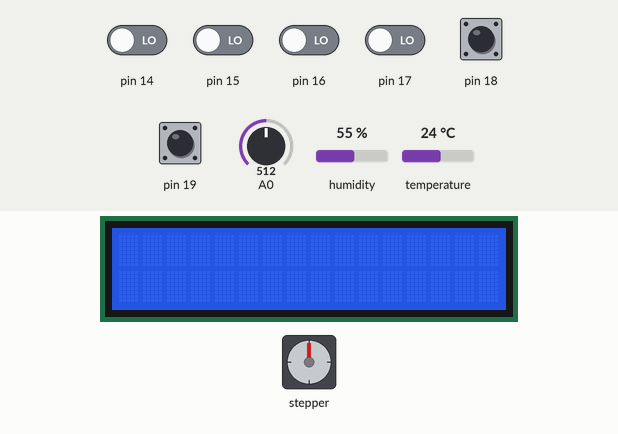
Recording of a sketch running on a simulated Arduino Uno, built with avr-gcc and run on an emulated ATmega328P. Shown: 16×2 character LCD, stepper motor. The test bench sets the inputs (shaded band); at power-on: pin 18, pin 19 HIGH, pin 14–17 LOW, A0 = 512, humidity 55 %, temperature 24 °C. The local clock reads 2024-03-15 10:24:30 at power-on unless the sketch sets it; stepper angles assume 2048 steps per turn; what the sketch prints to the serial monitor is not drawn.

Above: at 1.2 s.
1.3 s: pin 19 pulled LOW for 0.15 s
2.9 s: pin 19 pulled LOW for 1 s
At 4.05 s:
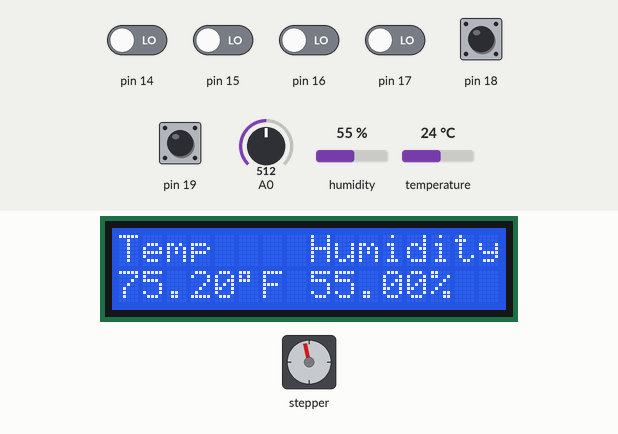
At 6.1 s:
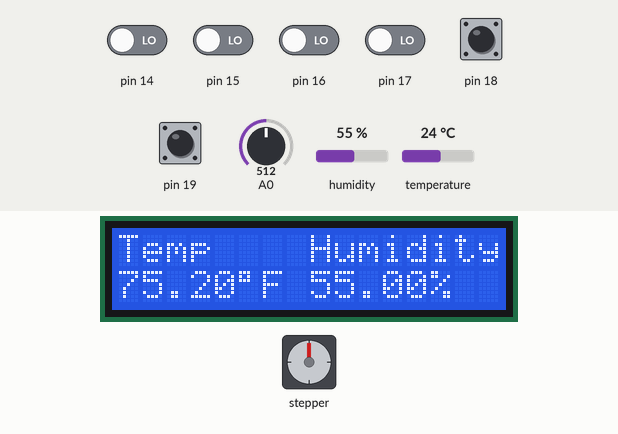
Timing chart, 0 to 7.6 s (numbered marks = the images above; inputs shaded):
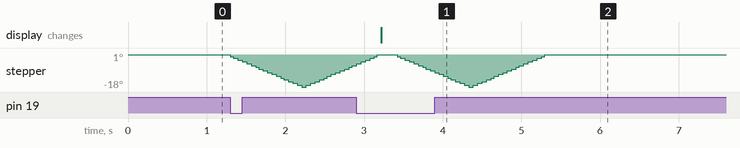

Measured:
- after the input at 1.3 s, stepper: turns 18° counter-clockwise in 0.91 s, then 12° clockwise in 0.58 s

The sketch:

CPE_final.ino
```cpp
#include <LiquidCrystal.h>
#include "DHT.h"
#include "RTClib.h"
#include <Wire.h>
#include <Stepper.h>

#define RDA 0x80
#define TBE 0x20

//Temperature and Humidity Initialization
#define DHTPIN 6
#define DHTTYPE DHT11
DHT dht(DHTPIN, DHTTYPE);

//LCD Initialization
LiquidCrystal lcd(7, 8, 9, 10 ,11 , 12); //rs = pin 7, e = pin 8, d4 = pin 9, d5 = pin 10, d6 = pin 11, d7 = pin 12

//Port A registers for LEDs
volatile unsigned char* port_a =(unsigned char*) 0x22;
volatile unsigned char* ddr_a =(unsigned char*) 0x21;
volatile unsigned char* pin_a =(unsigned char*) 0x20;

//Port C registers for buttons
volatile unsigned char* port_c =(unsigned char*) 0x28;
volatile unsigned char* ddr_c =(unsigned char*) 0x27;
volatile unsigned char* pin_c =(unsigned char*) 0x26;

//Port L registers for motor/fan
volatile unsigned char* port_l =(unsigned char*) 0x10B;
volatile unsigned char* ddr_l =(unsigned char*) 0x10A;
volatile unsigned char* pin_l =(unsigned char*) 0x109;

//ADC registers
volatile unsigned char* my_ADMUX = (unsigned char *) 0x7C;
volatile unsigned char* my_ADCSRB = (unsigned char *) 0x7B;
volatile unsigned char* my_ADCSRA = (unsigned char *) 0x7A;
volatile unsigned int* my_ADC_DATA = (unsigned int *) 0x78;

//UART registers
volatile unsigned char *myUCSR0A = (unsigned char *) 0x00C0;
volatile unsigned char *myUCSR0B = (unsigned char *) 0x00C1;
volatile unsigned char *myUCSR0C = (unsigned char *) 0x00C2;
volatile unsigned int *myUBRR0 = (unsigned int *) 0x00C4;
volatile unsigned char *myUDR0 = (unsigned char *) 0x00C6;

//clock instantiation
RTC_DS1307 rtc;
char daysOfTheWeek[7][12] = {"Sunday", "Monday", "Tuesday", "Wednesday", "Thursday", "Friday", "Saturday"};

//stepper motor instantiation
const int stepsPerRevolution = 32;
Stepper myStepper = Stepper(stepsPerRevolution, 2, 4, 3, 5);

//Threshold variables
unsigned int water_threshold = 300;
unsigned int humidity_threshold = 0;
unsigned int temp_threshold = 30;

int water_level;
float humidity;
float temp;

unsigned int mode = 0;

void setup() {
  U0init(9600);
  adc_init();

  //set up LCD and DHT
  lcd.begin(16,2);
  dht.begin();

  //set port C bits 7-4 to inputs = pins 30, 31, 32, 33 (use for buttons)
  *ddr_c &= 0b00001111;
  //enable pullup resistors for port E bits 7-5
  *port_c |= 0b11110000;

  //set port A bits 0-3 to outputs = pins 22, 23, 24, 25 (use for LEDs)
  *ddr_a |= 0b00001111;

  //set Port L bits 0 and 2 to outputs = pins 49 and 47 (use for motor/fan)
  *ddr_l |= 0b00000101;

  rtc.begin();
  rtc.adjust(DateTime(F(__DATE__), F(__TIME__)));

}

void loop(){
  disabledMode();
  idleMode();
  runningMode();
  errorMode();
}

void LCD_display(){
  int read_values = dht.read(DHTPIN);

  humidity = dht.readHumidity();
  temp = dht.readTemperature(true);

  if(isnan(humidity) || isnan(temp)){
    lcd.setCursor(0,1);
    lcd.print("ERROR           ");
    return;
  }
  lcd.print("Temp    Humidity");
  lcd.setCursor(0,1);
  lcd.print(temp);
  lcd.print((char)223);
  lcd.print("F");

  lcd.setCursor(8,1);
  lcd.print(humidity);
  lcd.print("%");

  delay(200);
}

void timeStamp(){
  DateTime now = rtc.now();

  Serial.print(now.year(), DEC);
  Serial.print('/');
  Serial.print(now.month(), DEC);
  Serial.print('/');
  Serial.print(now.day(), DEC);
  Serial.print(" (");
  Serial.print(daysOfTheWeek[now.dayOfTheWeek()]);
  Serial.print(") ");
  Serial.print(now.hour(), DEC);
  Serial.print(':');
  Serial.print(now.minute(), DEC);
  Serial.print(':');
  Serial.print(now.second(), DEC);
  Serial.println();
}

void ventDirection(){
  bool clockwise = *pin_c & 0b10000000; //left button
  bool anticlockwise = *pin_c & 0b01000000; //right button

  if(clockwise != 0){
    myStepper.setSpeed(200);
    myStepper.step(-100);
    if(mode != 0){
      Serial.print("Vent up ");
      timeStamp();
    }
  }
  if(anticlockwise != 0){
    myStepper.setSpeed(200);
    myStepper.step(100);
    if(mode != 0){
      Serial.print("Vent down ");
      timeStamp();
    }
  }
}

int checkStartButton(){
  if(*pin_c & 0b00100000){
    while(*pin_c & 0b00100000){}
    return 0;
  }
  return -1;
}

void disabledMode(){
  *pin_a |= 0b00000001; //yellow LED on
  Serial.print("In disabled mode: ");
  timeStamp();

  while(mode == 0){
    if(checkStartButton() == 0){
      mode = (mode == 0 ? 1 : 0);
    }
    ventDirection();
  }
  *port_a &= 0b11111110;
}

void idleMode(){
  *pin_a |= 0b00000010; //green LED on
  LCD_display();
  Serial.print("In idle mode: ");
  timeStamp();

  while(mode == 1){
    water_level = adc_read(0);
    temp = dht.readTemperature(true);
    humidity = dht.readHumidity();

    if(checkStartButton() == 0){
      mode = (mode == 0 ? 1 : 0);
    }
    if(water_level <= water_threshold){
      mode = 3;
    }
    if(temp > temp_threshold){
      mode = 2;
    }
    ventDirection();
  }
  *port_a &= 0b11111101;
}

void runningMode(){
  *pin_a |= 0b00000100; //blue LED on
  *port_l |= 0b00000001;
  *port_l |= 0b00000100;
  Serial.print("In running mode: ");
  timeStamp();
  Serial.print("Motor on: ");
  timeStamp();

  while(mode == 2){
    water_level = adc_read(0);
    temp = dht.readTemperature(true);
    humidity = dht.readHumidity();

    if(water_level <= water_threshold){
      mode = 3;
    }
    if(temp < temp_threshold){
      mode = 1;
    }
    if(checkStartButton() == 0){
      mode = 0;
    }
    ventDirection();
  }

  Serial.print("Motor off: ");
  timeStamp();
  lcd.clear();
  *port_l &= 0b11111011;
  *port_a &= 0b11111011;
}

void errorMode(){
  *pin_a |= 0b00001000; //red LED on
  lcd.clear();
  lcd.setCursor(0,0);
  lcd.print("WATER LEVEL LOW");
  if(mode == 3){
    Serial.print("In error mode: ");
    timeStamp();
  }

  while(mode == 3){
    water_level = adc_read(0);

    if(water_level > water_threshold){
      if(checkStartButton() == 0){
        mode = 0;
      }
    }
  }
  lcd.clear();
  *port_a &= 0b11110111;
}

void adc_init(){
  *my_ADCSRA |= 0b10000000; // set bit   7 to 1 to enable the ADC
  *my_ADCSRA &= 0b11011111; // clear bit 5 to 0 to disable the ADC trigger mode
  *my_ADCSRA &= 0b11011111; // clear bit 5 to 0 to disable the ADC interrupt
  *my_ADCSRA &= 0b11011111; // clear bit 5 to 0 to set prescaler selection to slow reading
  // setup the B register
  *my_ADCSRB &= 0b11110111; // clear bit 3 to 0 to reset the channel and gain bits
  *my_ADCSRB &= 0b11111000; // clear bit 2-0 to 0 to set free running mode
  // setup the MUX Register
  *my_ADMUX  &= 0b01111111; // clear bit 7 to 0 for AVCC analog reference
  *my_ADMUX  |= 0b01000000; // set bit   6 to 1 for AVCC analog reference
  *my_ADMUX  &= 0b11011111; // clear bit 5 to 0 for right adjust result
  *my_ADMUX  &= 0b11011111; // clear bit 5 to 0 for right adjust result
  *my_ADMUX  &= 0b11100000; // clear bit 4-0 to 0 to reset the channel and gain bits
}

unsigned int adc_read(unsigned char adc_channel_num){
  *my_ADMUX  &= 0b11100000;
  // clear the channel selection bits (MUX 5)
  *my_ADCSRB &= 0b11011111;
  // set the channel number
  if(adc_channel_num > 7)
  {
    // set the channel selection bits, but remove the most significant bit (bit 3)
    adc_channel_num -= 8;
    // set MUX bit 5
    *my_ADCSRB |= 0b00100000;
  }
  // set the channel selection bits
  *my_ADMUX  += adc_channel_num;
  // set bit 6 of ADCSRA to 1 to start a conversion
  *my_ADCSRA |= 0x40;
  // wait for the conversion to complete
  while((*my_ADCSRA & 0x40) != 0);
  // return the result in the ADC data register
  return *my_ADC_DATA;
}

void print_int(unsigned int out_num){
  // clear a flag (for printing 0's in the middle of numbers)
  unsigned char print_flag = 0;
  // if its greater than 1000
  if(out_num >= 1000)
  {
    // get the 1000's digit, add to '0'
    U0putchar(out_num / 1000 + '0');
    // set the print flag
    print_flag = 1;
    // mod the out num by 1000
    out_num = out_num % 1000;
  }
  // if its greater than 100 or we've already printed the 1000's
  if(out_num >= 100 || print_flag)
  {
    // get the 100's digit, add to '0'
    U0putchar(out_num / 100 + '0');
    // set the print flag
    print_flag = 1;
    // mod the output num by 100
    out_num = out_num % 100;
  }
  // if its greater than 10, or we've already printed the 10's
  if(out_num >= 10 || print_flag)
  {
    U0putchar(out_num / 10 + '0');
    print_flag = 1;
    out_num = out_num % 10;
  }
  // always print the last digit (in case it's 0)
  U0putchar(out_num + '0');
  // print a newline
  U0putchar('\n');
}

void U0init(int U0baud){
 unsigned long FCPU = 16000000;
 unsigned int tbaud;
 tbaud = (FCPU / 16 / U0baud - 1);
 // Same as (FCPU / (16 * U0baud)) - 1;
 *myUCSR0A = 0x20;
 *myUCSR0B = 0x18;
 *myUCSR0C = 0x06;
 *myUBRR0  = tbaud;
}

unsigned char U0kbhit(){
  return *myUCSR0A & RDA;
}

unsigned char U0getchar(){
  return *myUDR0;
}

void U0putchar(unsigned char U0pdata){
  while((*myUCSR0A & TBE)==0);
  *myUDR0 = U0pdata;
}
```
